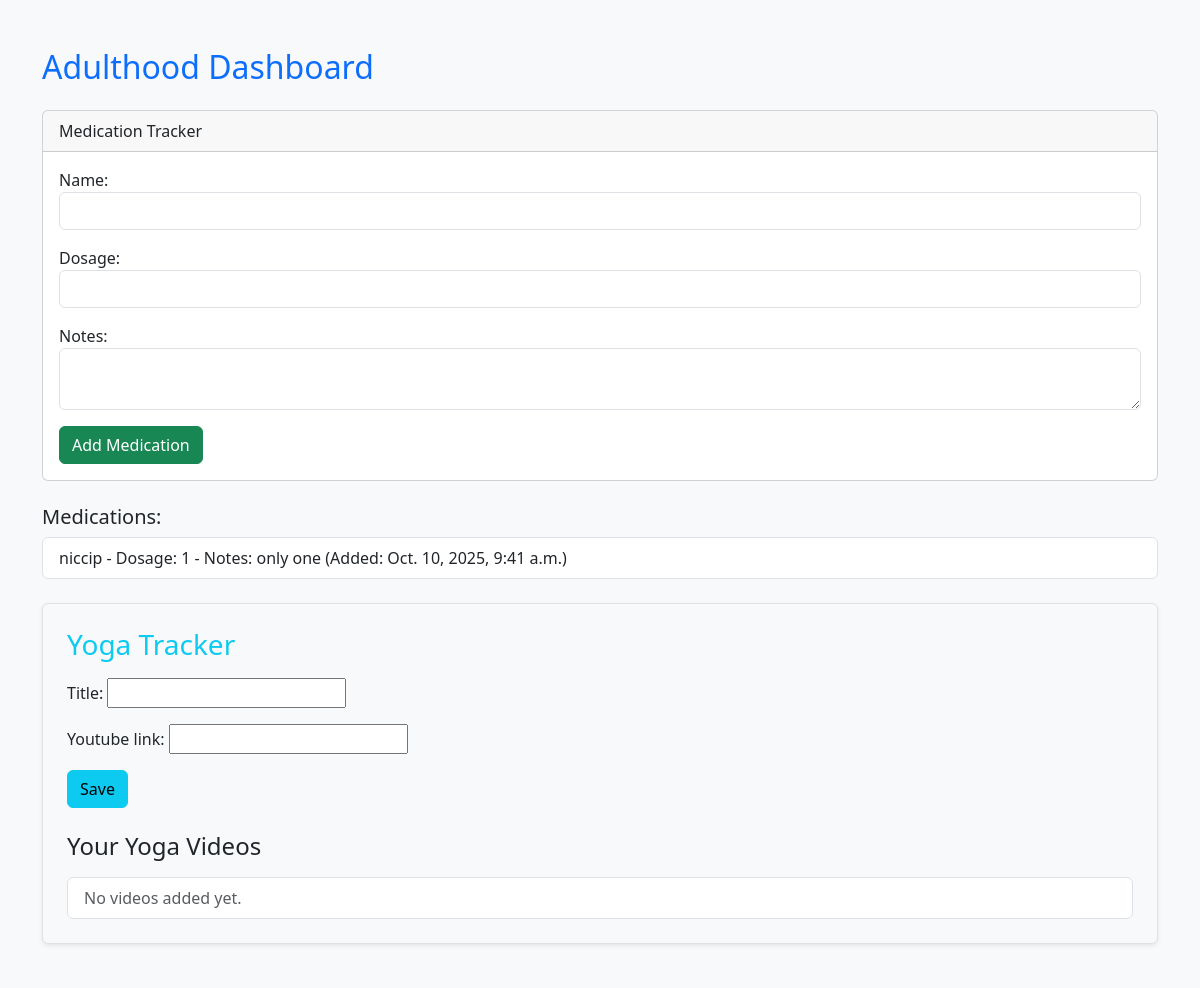
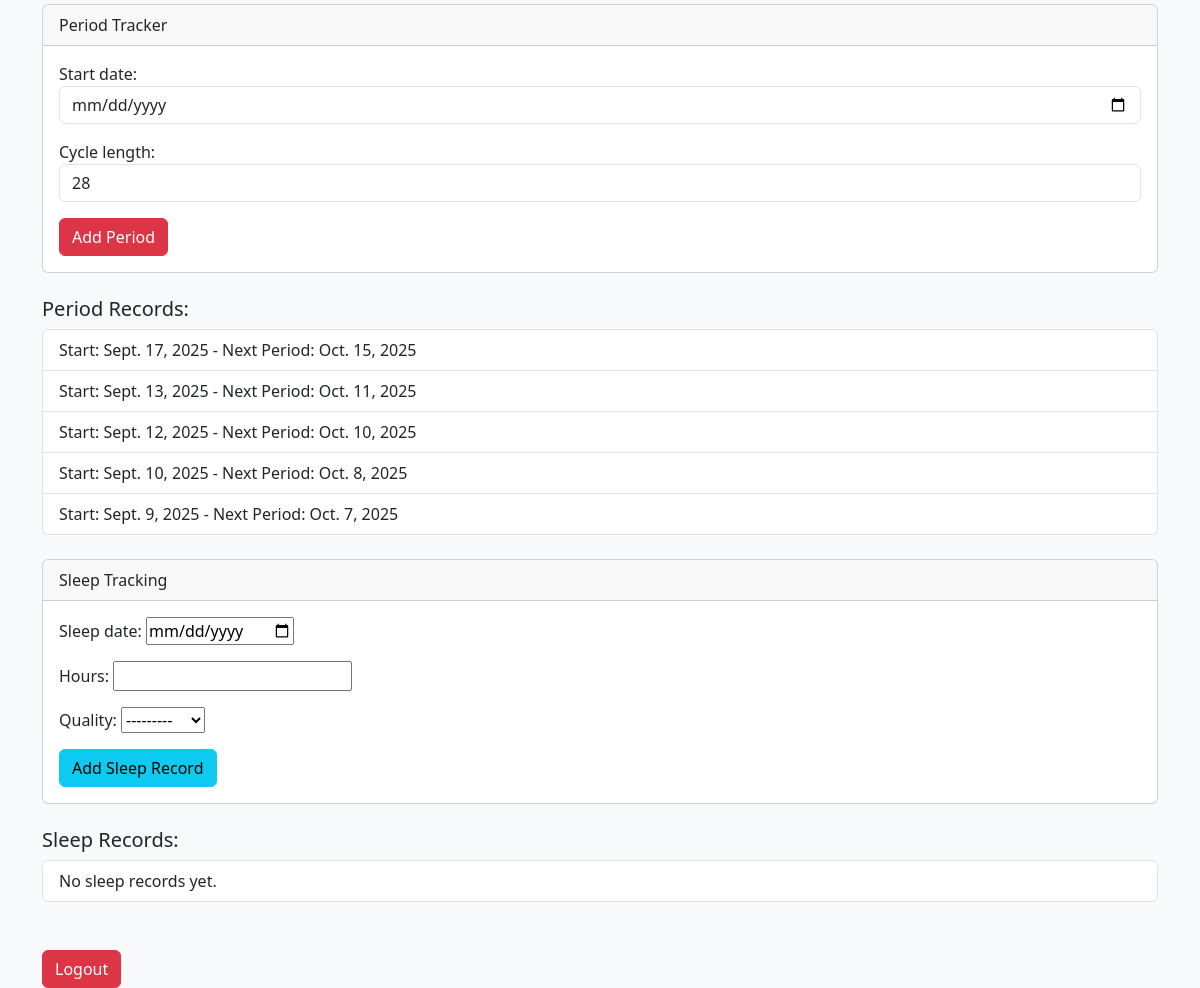
Screenshot of /adulthood/ (signed in) with the database file from the repository (2 pictures, top to bottom).
### core/models.py (models this page shows, shortened)
class Medication(models.Model):
    user = models.ForeignKey(User, on_delete=models.CASCADE)
    name = models.CharField(max_length=100)
    dosage = models.CharField(max_length=100, blank=True)
    notes = models.TextField(blank=True, null=True)
    date_added = models.DateTimeField(auto_now_add=True)

class PeriodTracker(models.Model):
    user = models.ForeignKey(User, on_delete=models.CASCADE)
    start_date = models.DateField()
    cycle_length = models.PositiveIntegerField(default=28)
    created_at = models.DateTimeField(auto_now_add=True)
    @property
    def next_period_date(self):
        return self.start_date + timedelta(days=self.cycle_length)

### core/views.py (the view, shortened to what this page needs)
# urls.py: path("adulthood/", views.adulthood, name="adulthood"),
@login_required
def adulthood(request):
    user = request.user
    if request.method == 'POST' and 'medication_submit' in request.POST:
        med_form = MedicationForm(request.POST)
        if med_form.is_valid():
            med = med_form.save(commit=False)
            med.user = user
            med.save()
            return redirect('adulthood')
    else:
        med_form = MedicationForm()
    if request.method == 'POST' and 'period_submit' in request.POST:
        period_form = PeriodTrackerForm(request.POST)
        if period_form.is_valid():
            p = period_form.save(commit=False)
            p.user = user
            p.save()
            return redirect('adulthood')
    else:
        period_form = PeriodTrackerForm()
    if request.method == 'POST' and 'sleep_submit' in request.POST:
        sleep_form = SleepForm(request.POST)
        if sleep_form.is_valid():
            s = sleep_form.save(commit=False)
            s.user = user
            s.save()
            return redirect('adulthood')
    else:
        sleep_form = SleepForm()
    medications = Medication.objects.filter(user=user).order_by('-date_added')
    periods = PeriodTracker.objects.filter(user=user).order_by('-start_date')
    sleeps = Sleep.objects.filter(user=user)
    today = date.today()
    periods_to_remind = PeriodTracker.objects.all()
    for p in periods_to_remind:
        next_date = p.next_period_date
    if request.method == 'POST' and 'yoga_submit' in request.POST:
        yoga_form = YogaForm(request.POST)
        if yoga_form.is_valid():
            yoga = yoga_form.save(commit=False)
            yoga.user = user
            yoga.save()
            return redirect('menopause')
    else:
        yoga_form = YogaForm()
    yoga_videos = YogaVideo.objects.filter(user=user).order_by('-id')
    context = {
        'med_form': med_form,
        'medications': medications,
        'period_form': period_form,
        'periods': periods,
        'sleep_form': sleep_form,
        'sleeps': sleeps,
        'yoga_form': yoga_form,
        'yoga_videos': yoga_videos,
    }
    return render(request, "core/adulthood.html", context)

### core/forms.py
class MedicationForm(forms.ModelForm):
    class Meta:
        model = Medication
        fields = ['name', 'dosage', 'notes']
        widgets = {
            'name': forms.TextInput(attrs={'class': 'form-control'}),
            'dosage': forms.TextInput(attrs={'class': 'form-control'}),
            'notes': forms.Textarea(attrs={'class': 'form-control', 'rows': 2}),
        }

class PeriodTrackerForm(forms.ModelForm):
    class Meta:
        model = PeriodTracker
        fields = ['start_date', 'cycle_length']
        widgets = {
            'start_date': forms.DateInput(attrs={'type': 'date', 'class': 'form-control'}),
            'cycle_length': forms.NumberInput(attrs={'class': 'form-control'}),
        }

### core/templates/core/adulthood.html (shortened to what this page needs)
{% load static %}
<!DOCTYPE html>
<html lang="en">
<head>
    <link rel="stylesheet" href="https://cdn.jsdelivr.net/npm/bootstrap@5.3.3/dist/css/bootstrap.min.css">
</head>
<body class="bg-light">
<div class="container mt-5">
    <h2 class="text-primary mb-4">Adulthood Dashboard</h2>
    <div class="card mb-4">
        <div class="card-header">Medication Tracker</div>
        <div class="card-body">
            <form method="POST">
                {{ med_form.as_p }}
                <button type="submit" name="medication_submit" class="btn btn-success">Add Medication</button>
            </form>
        </div>
    </div>
    <h5>Medications:</h5>
    <ul class="list-group mb-4">
        {% for med in medications %}
            <li class="list-group-item">{{ med.name }} - Dosage: {{ med.dosage }} - Notes: {{ med.notes }} (Added: {{ med.date_added }})</li>
        {% empty %}
            <li class="list-group-item">No medications added yet.</li>
        {% endfor %}
    </ul>
    <div class="yoga-tracker mb-5 border rounded p-4 bg-light shadow-sm">
        <h3 class="mb-3 text-info">Yoga Tracker</h3>
        <form method="post" class="mb-4">
            {{ yoga_form.as_p }}
            <button type="submit" name="yoga_submit" class="btn btn-info">Save</button>
        </form>
        <div class="yoga-videos">
            <h4 class="mb-3">Your Yoga Videos</h4>
            <ul class="list-group">
                {% for video in yoga_videos %}
                    <li class="list-group-item d-flex justify-content-between align-items-center">
                        <div>
                            <strong>{{ video.title }}</strong>
                        </div>
                        <a href="{{ video.youtube_link }}" target="_blank" class="btn btn-outline-primary btn-sm">Watch</a>
                    </li>
                {% empty %}
                    <li class="list-group-item text-muted">No videos added yet.</li>
                {% endfor %}
            </ul>
        </div>
    </div>
    <div class="card mb-4">
        <div class="card-header">Period Tracker</div>
        <div class="card-body">
            <form method="POST">
                {{ period_form.as_p }}
                <button type="submit" name="period_submit" class="btn btn-danger">Add Period</button>
            </form>
        </div>
    </div>
    <h5>Period Records:</h5>
    <ul class="list-group mb-4">
        {% for period in periods %}
            <li class="list-group-item">Start: {{ period.start_date }} - Next Period: {{ period.next_period_date }}</li>
        {% empty %}
            <li class="list-group-item">No period records yet.</li>
        {% endfor %}
    </ul>
    <div class="card mb-4">
        <div class="card-header">Sleep Tracking</div>
        <div class="card-body">
            <form method="POST">
                {{ sleep_form.as_p }}
                <button type="submit" name="sleep_submit" class="btn btn-info">Add Sleep Record</button>
            </form>
        </div>
    </div>
    <h5>Sleep Records:</h5>
    <ul class="list-group mb-4">
        {% for sleep in sleeps %}
            <li class="list-group-item">{{ sleep.sleep_date }} - Hours: {{ sleep.hours }} - Quality: {{ sleep.quality }}</li>
        {% empty %}
            <li class="list-group-item">No sleep records yet.</li>
        {% endfor %}
    </ul>
    <a href="{% url 'logout' %}" class="btn btn-danger mt-4">Logout</a>
</div>
</body>
</html>

### rows the page displays
Medication: name "niccip", dosage "1", notes "only one", date_added "Oct. 10, 2025, 9:41 a.m."
PeriodTracker: start_date "Sept. 17, 2025", next_period_date "Oct. 15, 2025"
PeriodTracker: start_date "Sept. 13, 2025", next_period_date "Oct. 11, 2025"
PeriodTracker: start_date "Sept. 12, 2025", next_period_date "Oct. 10, 2025"
PeriodTracker: start_date "Sept. 10, 2025", next_period_date "Oct. 8, 2025"
PeriodTracker: start_date "Sept. 9, 2025", next_period_date "Oct. 7, 2025"
